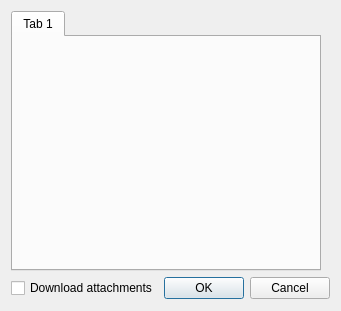
<?xml version="1.0" encoding="UTF-8"?>
<ui version="4.0">
 <class>ServicesDialog</class>
 <widget class="QDialog" name="ServicesDialog">
  <property name="geometry">
   <rect>
    <x>0</x>
    <y>0</y>
    <width>328</width>
    <height>311</height>
   </rect>
  </property>
  <property name="windowTitle">
   <string>ODK Services</string>
  </property>
  <layout class="QVBoxLayout" name="verticalLayout">
   <item>
    <widget class="QTabWidget" name="tabServices">
     <property name="sizePolicy">
      <sizepolicy hsizetype="Fixed" vsizetype="Fixed">
       <horstretch>0</horstretch>
       <verstretch>0</verstretch>
      </sizepolicy>
     </property>
     <property name="minimumSize">
      <size>
       <width>310</width>
       <height>260</height>
      </size>
     </property>
     <property name="tabPosition">
      <enum>QTabWidget::North</enum>
     </property>
     <property name="tabShape">
      <enum>QTabWidget::Rounded</enum>
     </property>
     <property name="currentIndex">
      <number>0</number>
     </property>
     <property name="documentMode">
      <bool>false</bool>
     </property>
     <property name="tabsClosable">
      <bool>false</bool>
     </property>
     <property name="movable">
      <bool>false</bool>
     </property>
     <widget class="QWidget" name="tab">
      <attribute name="title">
       <string>Tab 1</string>
      </attribute>
     </widget>
    </widget>
   </item>
   <item>
    <layout class="QHBoxLayout" name="horizontalLayout">
     <item>
      <widget class="QCheckBox" name="attachmentsCheckBox">
       <property name="text">
        <string>Download attachments</string>
       </property>
      </widget>
     </item>
     <item>
      <widget class="QDialogButtonBox" name="buttonBox">
       <property name="orientation">
        <enum>Qt::Horizontal</enum>
       </property>
       <property name="standardButtons">
        <set>QDialogButtonBox::Cancel|QDialogButtonBox::Ok</set>
       </property>
      </widget>
     </item>
    </layout>
   </item>
  </layout>
 </widget>
 <resources/>
 <connections>
  <connection>
   <sender>buttonBox</sender>
   <signal>accepted()</signal>
   <receiver>ServicesDialog</receiver>
   <slot>accept()</slot>
   <hints>
    <hint type="sourcelabel">
     <x>248</x>
     <y>254</y>
    </hint>
    <hint type="destinationlabel">
     <x>157</x>
     <y>274</y>
    </hint>
   </hints>
  </connection>
  <connection>
   <sender>buttonBox</sender>
   <signal>rejected()</signal>
   <receiver>ServicesDialog</receiver>
   <slot>reject()</slot>
   <hints>
    <hint type="sourcelabel">
     <x>316</x>
     <y>260</y>
    </hint>
    <hint type="destinationlabel">
     <x>286</x>
     <y>274</y>
    </hint>
   </hints>
  </connection>
 </connections>
</ui>
